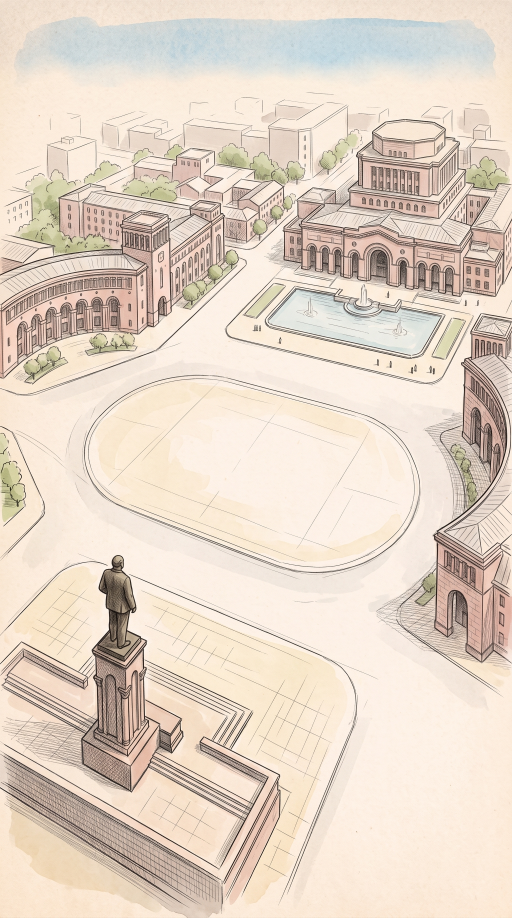
#> input picture tests/lenin/source/lenin_6/lenin_6.jpg, 1536 x 2752 px, given in place of lenin_6.webp, which was not available (shown at 1/3 size)
$ python p5_water_g.py
#> lines starting #> are read from the running program, lines starting #| are printed output that depends on the picture; after the words box and inside, x2 and y2 are one past the last pixel; in counts of white or black regions, pixels touching at a corner belong together; pictures that were not available may be replaced by others from this repository, and a replacement may not be noted
#> further down, im is the input picture: shape (2752, 1536, 3); mean R, G, B 228.1, 213.5, 199.1
#!/usr/bin/env python3
"""Ленин G (lenin_6), 07.10.2026: вода в бассейне фонтана — ровная синяя акварель прямо в картинке (цвет и подложка).

Было: движок умножал синий поверх рисунка — штриховка воды проступала «узором» (отзыв Нарека). Теперь вода закрашивается в самом
кадре: маска — светлые серо-голубые пиксели внутри чаши (Lab b < 6, L > 150) с закрытыми дырами (штриховка внутри воды тоже закрашивается), карандашный край чаши в маску не входит; струи поверх рисует движок. Цвет — синий
с лёгким градиентом (светлее у дальнего края) и мягкой акварельной неровностью; 20 % исходной яркости оставлено, чтобы вода
не была плоской плашкой. Блики, рябь и струи рисует движок (fountains). Запуск после p4_saturate.py.
"""
from pathlib import Path
import numpy as np, cv2
from PIL import Image
from scipy import ndimage
F = Path(__file__).resolve().parent.parent / 'frames'
BOX = (0.50, 0.29, 0.89, 0.40)   # рамка поиска (u0, v0, u1, v1)
def water(rgb):
    H, W = rgb.shape[:2]; x0, y0, x1, y1 = int(BOX[0] * W), int(BOX[1] * H), int(BOX[2] * W), int(BOX[3] * H)
#> after `H, W = rgb.shape[:2]`: H = 2752; W = 1536
#> after `x0, y0, x1, y1 = (int(BOX[0] * W), int(BOX[1] * H), int(BOX[2] * W), i`: x0 = 768; y0 = 798; x1 = 1367; y1 = 1100
    lab = cv2.cvtColor(rgb, cv2.COLOR_RGB2LAB).astype(np.float32); L, A, B = lab[..., 0], lab[..., 1] - 128, lab[..., 2] - 128
#> after `lab = cv2.cvtColor(rgb, cv2.COLOR_RGB2LAB).astype(np.float32)`:
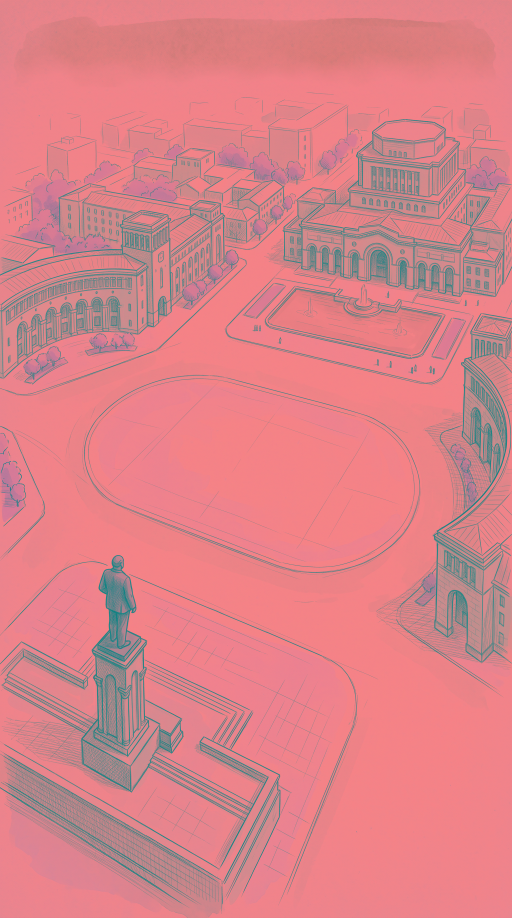
#> lab: shape (2752, 1536, 3) float32 (shown at 1/3 size); mean R, G, B 224.3, 128.5, 132
#> after `L, A, B = (lab[..., 0], lab[..., 1] - 128, lab[..., 2] - 128)`:
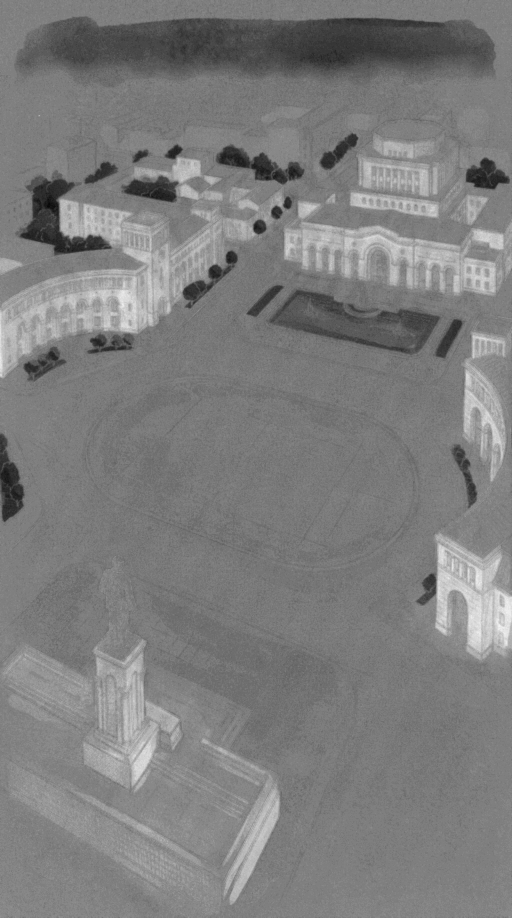
#> A: shape (2752, 1536) float32 (shown at 1/3 size); min -11, max 17, mean 2.83; drawn with min black and max white
#> after `L, A, B = (lab[..., 0], lab[..., 1] - 128, lab[..., 2] - 128)`:
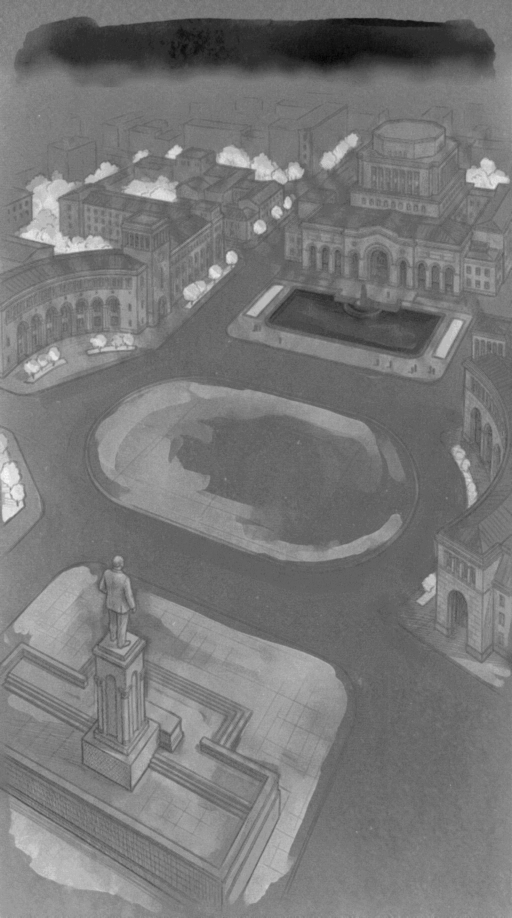
#> B: shape (2752, 1536) float32 (shown at 1/3 size); min -9, max 29, mean 9; drawn with min black and max white
    m = np.zeros((H, W), bool); m[y0:y1, x0:x1] = True
    blue = m & (B < 6) & (L > 150)                         # вода на рисунке почти серо-голубая (b 1–3), бумага вокруг тёплая (b 11+)
#> blue: shape (2752, 1536) bool; 1.4% white; 917 white regions (871 under 20 px), largest, box (x1, y1, x2, y2) and area: (805, 867, 1322, 1065) 50119, (1041, 894, 1139, 942) 2235, (1031, 896, 1115, 948) 514
    blue = ndimage.binary_opening(blue, iterations=1)
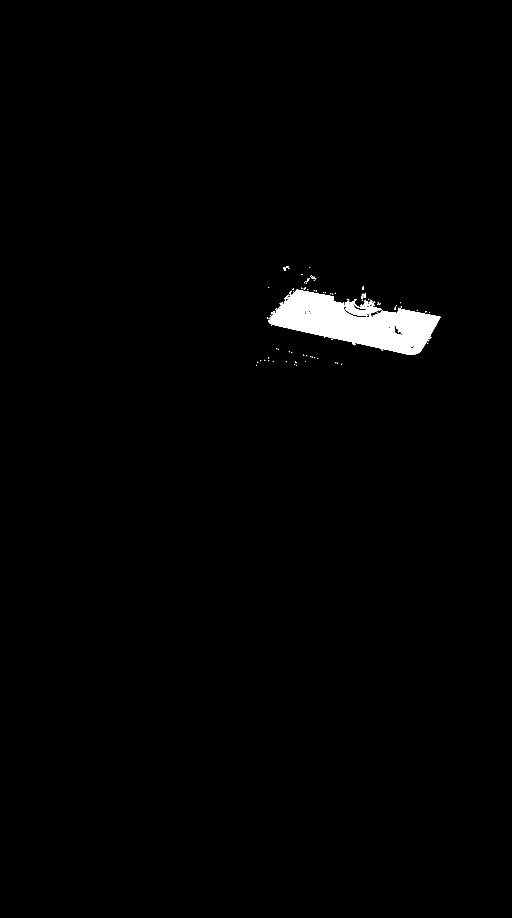
#> blue: shape (2752, 1536) bool (shown at 1/3 size); 1.3% white; 117 white regions (93 under 20 px), largest, box (x1, y1, x2, y2) and area: (805, 869, 1322, 1065) 49621, (1041, 897, 1139, 942) 1612, (1035, 922, 1104, 948) 312
    lab_, k = ndimage.label(blue)
#> lab_: shape (2752, 1536) int32; 131 distinct labels, from 0 to 130
#> k = 130
    if k > 1:
        sz = ndimage.sum(blue, lab_, range(1, k + 1)); blue = np.isin(lab_, 1 + np.nonzero(sz > 0.03 * sz.max())[0])
#> after `sz = ndimage.sum(blue, lab_, range(1, k + 1))`: sz = 130 values, max 49575 at index 25, min 5 at index 2, mean 410.1
#> after `blue = np.isin(lab_, 1 + np.nonzero(sz > 0.03 * sz.max())[0])`:
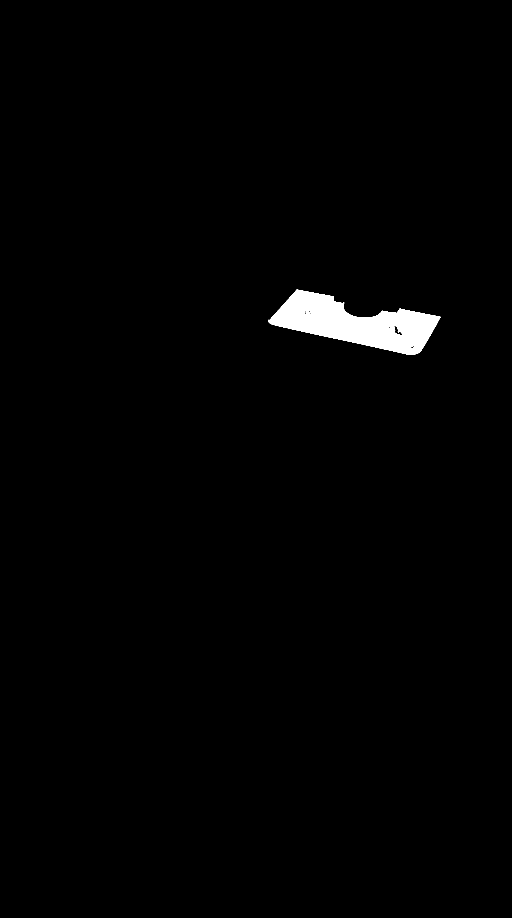
#> blue: shape (2752, 1536) bool (shown at 1/3 size); 1.2% white; 1 white region, box (x1, y1, x2, y2) and area: (805, 869, 1322, 1065) 49575
    blue = ndimage.binary_closing(blue, iterations=3)
#> blue: shape (2752, 1536) bool; 1.2% white; 1 white region, box (x1, y1, x2, y2) and area: (805, 869, 1322, 1065) 50124
    blue = ndimage.binary_fill_holes(blue)                # штриховка и рябь внутри воды — тоже вода (иначе «узор»)
#> blue: shape (2752, 1536) bool; 1.2% white; 1 white region, box (x1, y1, x2, y2) and area: (805, 869, 1322, 1065) 50397
    return blue   # струи рисует движок поверх (fountains.jets) — в картинке вода сплошная, без белых «окон»

def paint(rgb, mask):
    H, W = rgb.shape[:2]; ys, xs = np.nonzero(mask)
#> after `H, W = rgb.shape[:2]`: H = 2752; W = 1536
    y0, y1 = ys.min(), ys.max(); g = np.clip((np.arange(H) - y0) / max(1, y1 - y0), 0, 1)[:, None]
#> after `y0, y1 = (ys.min(), ys.max())`: y0 = 869; y1 = 1064
#> after `g = np.clip((np.arange(H) - y0) / max(1, y1 - y0), 0, 1)[:, None]`: g = 2752 values from 0 to 1
    top, bot = np.array([128, 182, 226], np.float32), np.array([86, 142, 200], np.float32)
    base = top + (bot - top) * g[..., None]
#> base = 2752 rows, first 8: [128, 182, 226], [128, 182, 226], [128, 182, 226], [128, 182, 226], [128, 182, 226], [128, 182, 226], [128, 182, 226], [128, 182, 226]
    rng = np.random.default_rng(7); nz = ndimage.gaussian_filter(rng.standard_normal((H, W)).astype(np.float32), 9); nz /= nz.std() + 1e-6
    base = base * (1 + 0.035 * nz[..., None])
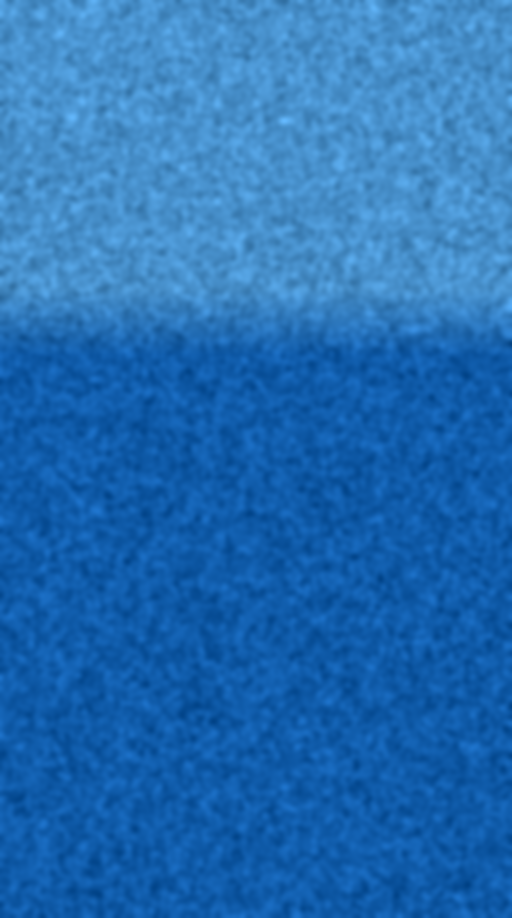
#> base: shape (2752, 1536, 3) float64 (shown at 1/3 size); mean of channels 0, 1, 2 100.7, 156, 209.1; drawn with min black and max white
    lum = rgb.astype(np.float32).mean(-1, keepdims=True); lm = ndimage.gaussian_filter(lum[..., 0], 6)[..., None]
    out = base + 0.2 * (lum - lm)
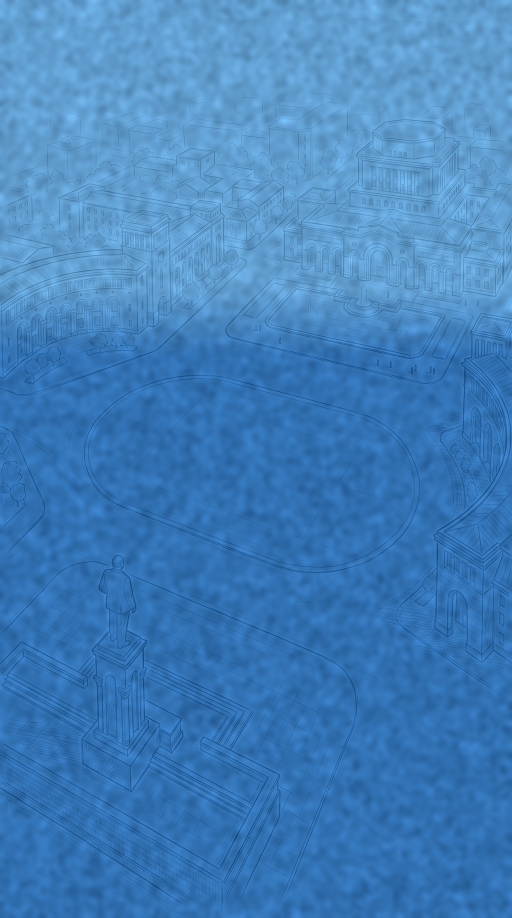
#> out: shape (2752, 1536, 3) float64 (shown at 1/3 size); mean of channels 0, 1, 2 100.7, 156, 209.1; drawn with min black and max white
    a = ndimage.gaussian_filter(mask.astype(np.float32), 0.8)[..., None]
    return np.clip(rgb * (1 - a) + out * a, 0, 255).astype(np.uint8)
im = np.asarray(Image.open(F / 'lenin_6.webp').convert('RGB'))
mask = water(im)
for name in ('lenin_6.webp', 'lenin_6_bg.webp'):
    src = np.asarray(Image.open(F / name).convert('RGB'))
    Image.fromarray(paint(src, mask)).save(F / name, quality=90, method=6)
#> pass 2 of the loop `for name in ('lenin_6.webp', 'lenin_6_bg.webp'):`:
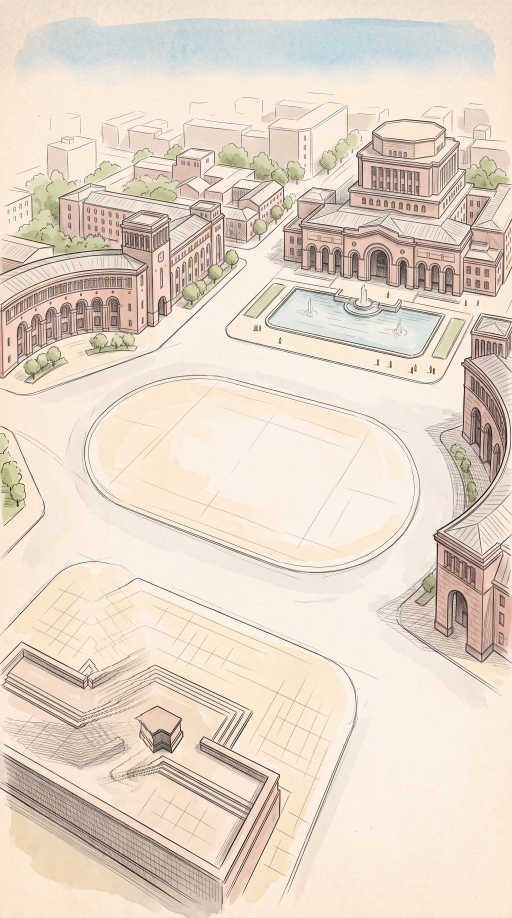
#> input picture tests/lenin/source/lenin_6/lenin_6_bg.jpg, 1536 x 2752 px, given in place of lenin_6_bg.webp, which was not available (shown at 1/3 size)
#> src is the input picture: shape (2752, 1536, 3); mean R, G, B 229.8, 215.2, 200.7
#> in paint (call 2), `lm = ndimage.gaussian_filter(lum[..., 0], 6)[..., None]`:
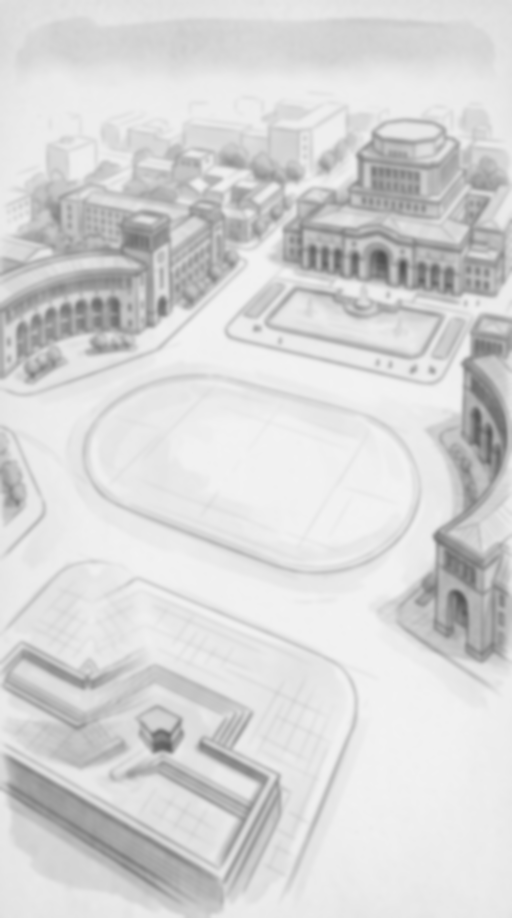
#> lm: shape (2752, 1536, 1) float32 (shown at 1/3 size); min 80.51, max 242.8, mean 215.3
#> in paint (call 2), `out = base + 0.2 * (lum - lm)`:
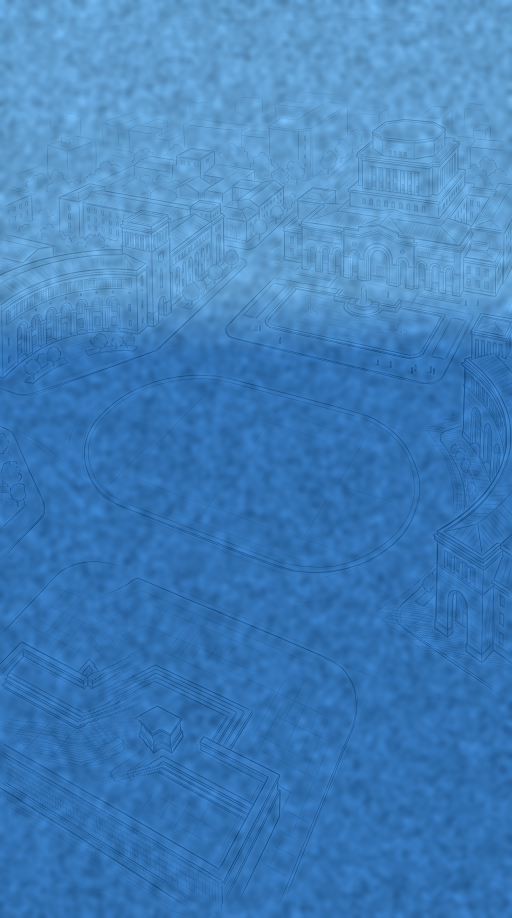
#> out: shape (2752, 1536, 3) float64 (shown at 1/3 size); mean of channels 0, 1, 2 100.7, 156, 209.1; drawn with min black and max white
print('вода: %d px (%.2f %% кадра)' % (mask.sum(), 100 * mask.mean()))
#| вода: 50397 px (1.19 % кадра)
